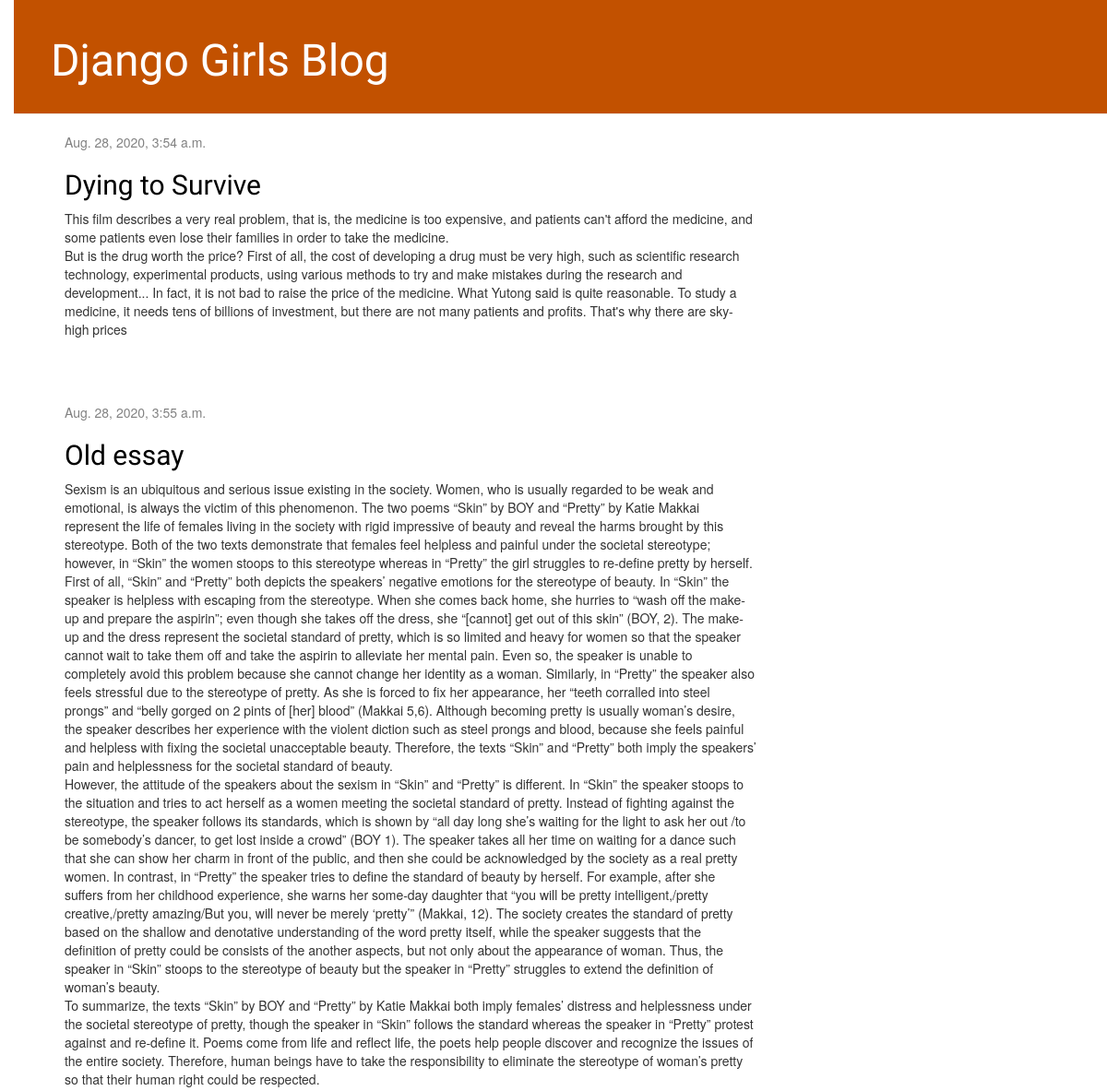
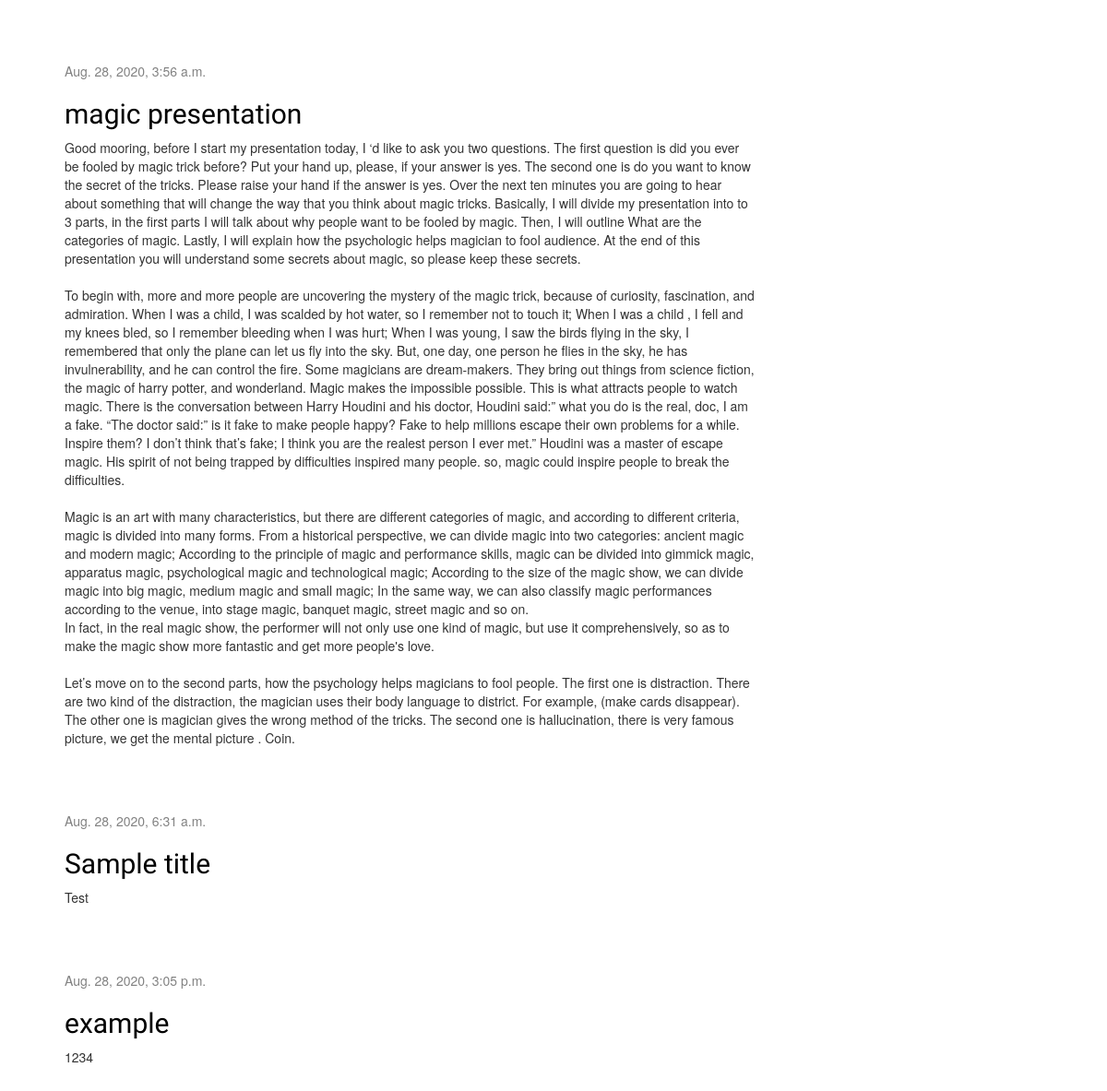
The page / on the database its author committed (2 pictures, top to bottom).
### blog/models.py (models this page shows, shortened)
class Post(models.Model):
    author = models.ForeignKey(settings.AUTH_USER_MODEL, on_delete=models.CASCADE)
    title = models.CharField(max_length=200)
    text = models.TextField()
    created_date = models.DateTimeField(default=timezone.now)
    published_date = models.DateTimeField(blank=True, null=True)

### blog/views.py (the view)
# urls.py: path('', views.post_list, name='post_list'),
def post_list(request):
    posts = Post.objects.filter(published_date__lte=timezone.now()).order_by('published_date')
    return render(request, 'blog/post_list.html', {'posts':posts})

### blog/templates/blog/post_list.html (shortened to what this page needs)
{% load static %}
<html>
<head>
    <link rel="stylesheet" href="//maxcdn.bootstrapcdn.com/bootstrap/3.2.0/css/bootstrap.min.css">
    <link rel="stylesheet" href="//maxcdn.bootstrapcdn.com/bootstrap/3.2.0/css/bootstrap-theme.min.css">
    <link rel="stylesheet" href="{% static 'css/blog.css' %}">
</head>
<body>
<div class="page-header">
    <h1><a href="/">Django Girls Blog</a></h1>
</div>
<div class="content container">
    <div class="row">
        <div class="col-md-8">
            {% block content %}
            {% for post in posts %}
            <div class="post">
                <div class="date">
                    {{ post.published_date }}
                </div>
                <h2><a href="{% url 'post_detail' pk=post.pk %}">{{ post.title }}</a></h2>
                <p>{{ post.text|linebreaksbr }}</p>
            </div>
            {% endfor %} {% endblock %}
        </div>
    </div>
</div>
</body>
</html>

### blog/static/css/blog.css (style rules this page uses)
.page-header { background-color: #C25100; margin-top: 0; padding: 20px 20px 20px 40px; }
.page-header h1, .page-header h1 a, .page-header h1 a:visited, .page-header h1 a:active { color: #ffffff; font-size: 36pt; text-decoration: none; }
.content { margin-left: 40px; }
h1, h2, h3, h4 { font-family: 'Lobster', cursive; }
.date { color: #828282; }
.post { margin-bottom: 70px; }
.post h2 a, .post h2 a:visited { color: #000000; }
body { padding-left: 15px; }

### rows shown on the page
Post: published_date "Aug. 28, 2020, 3:54 a.m.", title "Dying to Survive", text "This film describes a very real problem, that is, the medicine is too expensive, and patients can't afford the medicine, and some patients even lose their families in order to take the medicine. But is the drug worth the price? First of all, the cost of developing a drug must be very high, such as scientific research technology, experimental products, using various methods to try and make mistakes during the research and development... In fact, it is not bad to raise the price of the medicine. What Yutong said is quite reasonable. To study a medicine, it needs tens of billions of investment, but there are not many patients and profits. That's why there are sky-high prices"
Post: published_date "Aug. 28, 2020, 3:55 a.m.", title "Old essay", text "Sexism is an ubiquitous and serious issue existing in the society. Women, who is usually regarded to be weak and emotional, is always the victim of this phenomenon. The two poems “Skin” by BOY and “Pretty” by Katie Makkai represent the life of females living in the society with rigid impressive of beauty and reveal the harms brought by this stereotype. Both of the two texts demonstrate that females feel helpless and painful under the societal stereotype; however, in “Skin” the women stoops to this stereotype whereas in “Pretty” the girl struggles to re-define pretty by herself. First of all, “Skin” and “Pretty” both depicts the speakers’ negative emotions for the stereotype of beauty. In…"
Post: published_date "Aug. 28, 2020, 3:56 a.m.", title "magic presentation", text "Good mooring, before I start my presentation today, I ‘d like to ask you two questions. The first question is did you ever be fooled by magic trick before? Put your hand up, please, if your answer is yes. The second one is do you want to know the secret of the tricks. Please raise your hand if the answer is yes. Over the next ten minutes you are going to hear about something that will change the way that you think about magic tricks. Basically, I will divide my presentation into to 3 parts, in the first parts I will talk about why people want to be fooled by magic. Then, I will outline What are the categories of magic. Lastly, I will explain how the psychologic helps magician to fool…"
Post: published_date "Aug. 28, 2020, 6:31 a.m.", title "Sample title", text "Test"
Post: published_date "Aug. 28, 2020, 3:05 p.m.", title "example", text "1234"
